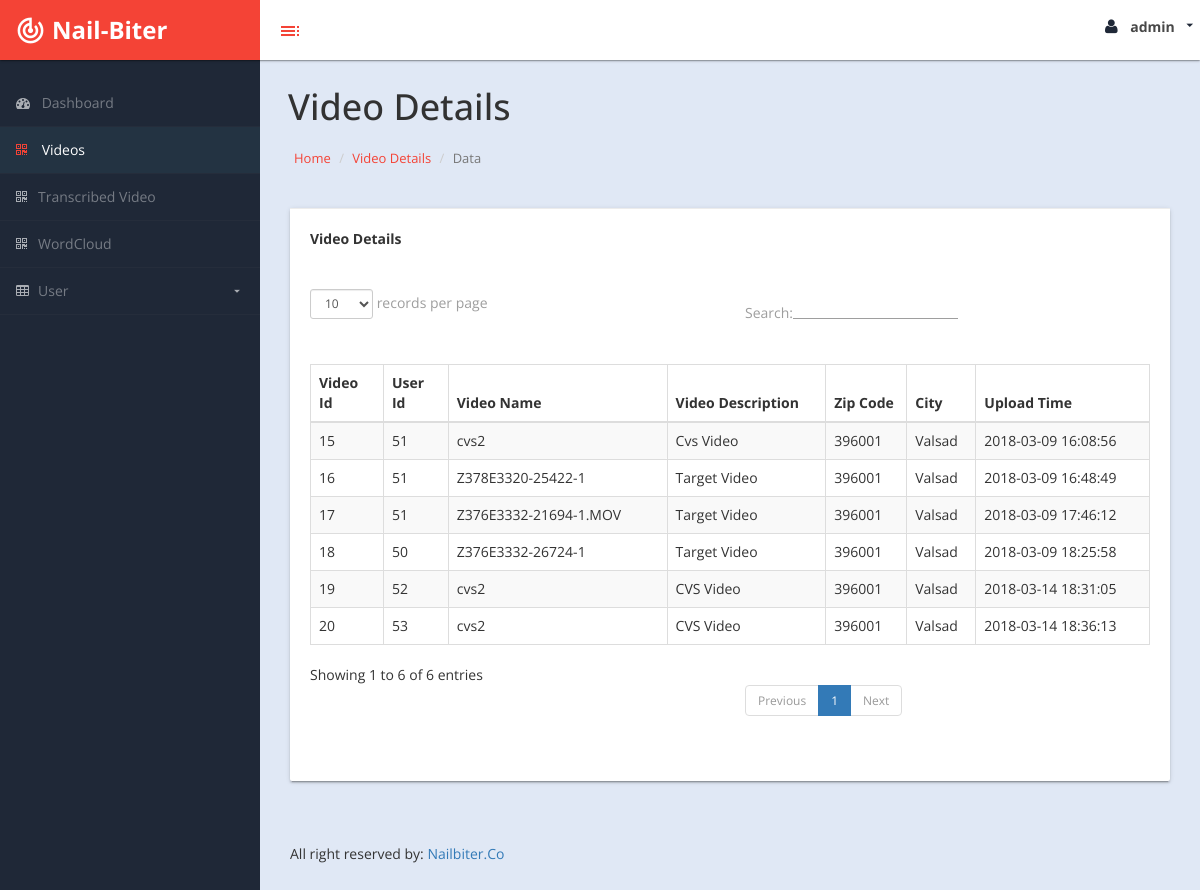
Screenshot of /admin/demo/video.php (signed in) with the database file from the repository.
### tables this page shows
CREATE TABLE `videos` (
  `id` int(11) NOT NULL,
  `user_id` int(11) NOT NULL,
  `video_path` varchar(255) NOT NULL,
  `video_description` varchar(255) NOT NULL,
  `zip_code` int(6) NOT NULL,
  `city` varchar(15) NOT NULL,
  `upload_datetime` datetime NOT NULL DEFAULT CURRENT_TIMESTAMP,
  `flag` int(11) NOT NULL
);

### admin/demo/video.php (the view, shortened to what this page needs)
<?php
$u_name = $_SESSION['admin'];
require_once('../connection.php');
?>
<!DOCTYPE html>
<html xmlns="http://www.w3.org/1999/xhtml">
<head>
	<link rel="stylesheet" href="assets/materialize/css/materialize.min.css" media="screen,projection" />
    <link href="assets/css/bootstrap.css" rel="stylesheet" />
    <link href="assets/css/font-awesome.css" rel="stylesheet" />
    <link href="assets/js/morris/morris-0.4.3.min.css" rel="stylesheet" />
    <link href="assets/css/custom-styles.css" rel="stylesheet" />
    <link rel="stylesheet" href="assets/js/Lightweight-Chart/cssCharts.css">
</head>
<body>
    <div id="wrapper">
        <nav class="navbar navbar-default top-navbar" role="navigation">
            <div class="navbar-header">
                <a class="navbar-brand waves-effect waves-dark" href="index.php"><i class="large material-icons">track_changes</i> <strong>Nail-Biter</strong></a>
		<div id="sideNav" href="#"><i class="material-icons dp48">toc</i></div>
            </div>
            <ul class="nav navbar-top-links navbar-right">
				  <li><a class="dropdown-button waves-effect waves-dark" href="#!" data-activates="dropdown1"><i class="fa fa-user fa-fw"></i> <b><?php echo $u_name; ?></b> <i class="material-icons right">arrow_drop_down</i></a></li>
            </ul>
        </nav>
        <nav class="navbar-default navbar-side" role="navigation">
            <div class="sidebar-collapse">
                <ul class="nav" id="main-menu">
                    <li>
                        <a href="index.php" class="waves-effect waves-dark"><i class="fa fa-dashboard"></i> Dashboard</a>
                    </li>
                    <li>
                        <a href="video.php" class="active-menu waves-effect waves-dark"><i class="fa fa-qrcode"></i> Videos</a>
                    </li>
                   <li>
                        <a class="waves-effect waves-dark" href="transcribedvideo1.php"><i class="fa fa-qrcode"></i>Transcribed Video</a>
                    </li>
                  <li>
                        <a class="waves-effect waves-dark" href="wordcloud1.php"><i class="fa fa-qrcode"></i>WordCloud</a>
                    </li>
                    <li><a class="dropdown-button waves-effect waves-dark" href="#!" data-activates="dropdown2"><i class="fa fa-table"></i>User<i class="material-icons right">arrow_drop_down</i></a></li>
                </ul>
            </div>
        </nav>
        <div id="page-wrapper" >
		  <div class="header">
                        <h1 class="page-header">
                            Video Details
                        </h1>
						<ol class="breadcrumb">
					  <li><a href="index.php">Home</a></li>
					  <li><a href="#">Video Details</a></li>
					  <li class="active">Data</li>
					</ol>
		</div>
            <div id="page-inner">
            <div class="row">
                <div class="col-md-12">
                    <div class="card">
                        <div class="card-action">
                             Video Details
                        </div>
                        <div class="card-content">
                            <div class="table-responsive">
                                <table class="table table-striped table-bordered table-hover" id="dataTables-example">
                                    <thead>
                                        <tr>
                                          <th>Video Id</th>
                                            <th>User Id</th>
                                            <th>Video Name</th>
                                            <th>Video Description</th>
                                            <th>Zip Code</th>
                                            <th>City</th>
                                            <th>Upload Time</th>
                                        </tr>
                                    </thead>
                                    <tbody>
                                    <?php
                                        $sql = "SELECT * FROM videos ORDER BY id DESC";
                                        $result = mysqli_query($conn, $sql);
                                        if ($result -> num_rows >0) {
                                            while ($row = $result -> fetch_assoc() ) {
                                                $video = $row['video_path'];
                                            $vname = basename($video,".mp4");
                                                ?>
                                                <tr>
                                               <td><?php echo $row["id"]; ?> </td>
                                                <td><?php echo $row["user_id"]; ?> </td>
                                                <td><?php echo $vname; ?></td>
                                                <td><?php echo $row["video_description"]; ?></td>
                                                <td><?php echo $row["zip_code"]; ?></td>
                                                <td><?php echo $row["city"]; ?> </td>
                                                <td><?php echo $row["upload_datetime"]; ?> </td>
                                                    </tr>
                                            <?php
                                            }
                                        }
                                        ?>
                                    </tbody>
                                </table>
                            </div>
                        </div>
                    </div>
                </div>
            </div>
         <div class="row">
         </div>
               <footer><p>All right reserved by: <a href="http://nailbiter.co/">Nailbiter.Co</a></p></footer>
    </div>
            </div>
</body>
</html>

### admin/demo/assets/css/custom-styles.css (style rules this page uses)
body { font-family: 'Open Sans', sans-serif; background: #1F2837; }
#wrapper { width: 100%; }
#page-wrapper { padding: 15px 15px; min-height: 600px; background: #ececec; }
#page-inner { width:100%; margin:10px 20px 10px 0px; padding: 15px 30px; min-height:1200px; }
h1, .h1, h2, .h2, h3, .h3 { margin-top: 7px; margin-bottom: -5px; }
footer { clear: both; }
p { font-size: 14px; line-height:25px; }
.navbar-side { z-index: 0; }
.navbar-side .nav > li > a > i { color: rgba(255, 255, 255, 0.62);padding: 8px;width: 20px;text-align: center;font-size: 14px; }
.top-navbar { position: fixed;width: 100%;z-index: 300;-webkit-box-shadow: 0 3px 3px rgba(0, 0, 0, 0.05);-moz-box-shadow: 0 3px 3px rgba(0, 0, 0, 0.05);box-shadow: 0 3px 3px rgba(0, 0, 0, 0.05);box-shadow: 0 1px 3px 0 rgba(0,0,0,.2),0 1px 1px 0 rgba(0,0,0,.14),0 2px 1px -1px rgba(0,0,0,.12); }
.navbar-side { z-index: 2; position: fixed; width: 260px; top: 80px; box-shadow: none; }
#page-wrapper { position: relative; top: 55px; -moz-box-shadow: 0 0 10px #757575; }
.breadcrumb { padding: 10px 10px 10px 20px;margin-bottom: 0;list-style: none;border-radius: 0;background: transparent;line-height: 20px;font-size: 13px;margin-left: 14px; }
.page-header { padding-bottom: 0;margin: 0;border-bottom: 1px solid transparent;text-align: left;background-color: transparent;padding: 32px 22px 10px 28px;color: #323232; }
footer p { font-size: 14px; }
.top-navbar { margin:0px; }
.top-navbar .navbar-brand { color: #fff;width: 260px;text-align: left;height: 60px;font-size: 24px;font-weight: 700;line-height: 30px;background: #f44336; }
.top-navbar .nav > li { position: relative; display: inline-block; margin: 0px; padding: 0px; }
.top-navbar .nav > li > a { position: relative;display: block;padding: 17px;color: #484848;margin: 0px; }
.active-menu, .active-menu i { background-color: #233342 !important; color: #fff !important; }
.active-menu i { color: #f44336 !important; }
.sidebar-collapse , .sidebar-collapse .nav { background:none; }
.sidebar-collapse .nav { padding:0; }
.sidebar-collapse .nav > li > a { color: rgba(255, 255, 255, 0.39); background:transparent; text-shadow:none; }
.sidebar-collapse > .nav > li > a { padding: 8px; font-size: 14px; }
.sidebar-collapse > .nav > li { border-bottom: 1px solid rgba(107, 108, 109, 0.08); }
.navbar-side { border:none; background: #1F2837; }
.top-navbar { background: #ffffff; border-bottom:none; }
.top-navbar .nav > li > a > i { margin-right: 0; }
.navbar-default { border: 0px solid #1f2837; }
.navbar-header { background: transparent; }
.nav > li > a > i { margin-right:10px; color: #1f2837; font-size: 16px; }
#sideNav { float: left; left: 0; z-index: 3; color: #f44336; cursor:pointer; border-radius: 0; width: 14px; font-size: 44px; line-height: 33px; margin: 7px 0 0 13px; background: #ffffff; width: 34px; height: 34px; text-align: center; line-height: 34px; padding-top: 5px; margin-top: 14px; border-radius: 50%; }
#page-wrapper { background: #e0e8f5; }
@media (min-width:768px) { #page-wrapper { margin: 0 0 0 260px; padding: 0; min-height: 1200px; } }
@media (min-width:768px) { .navbar-side { width: 260px; z-index: 1; } }
@media (min-width:768px) { .navbar { border-radius: 0px; } }
.top-navbar .nav > li > a b { margin:0 5px; }
.navbar-brand i.large.material-icons { float: left; font-size: 31px; margin-right: 6px; }
.header .breadcrumb:before { font-size: 14px; margin-right: 0px; color: #717171; display: none; }
.header .breadcrumb li a { font-size: 13px; font-size: 13px; text-decoration: none; color: #717171; text-decoration: none; color: #f44336; }

### rows the page displays
videos: id "20", user "53", video_path "cvs2", video_description "CVS Video", zip_code "396001", city "Valsad", upload_datetime "2018-03-14 18:36:13"
videos: id "19", user "52", video_path "cvs2", video_description "CVS Video", zip_code "396001", city "Valsad", upload_datetime "2018-03-14 18:31:05"
videos: id "18", user "50", video_path "Z376E3332-26724-1", video_description "Target Video", zip_code "396001", city "Valsad", upload_datetime "2018-03-09 18:25:58"
videos: id "17", user "51", video_path "Z376E3332-21694-1.MOV", video_description "Target Video", zip_code "396001", city "Valsad", upload_datetime "2018-03-09 17:46:12"
videos: id "16", user "51", video_path "Z378E3320-25422-1", video_description "Target Video", zip_code "396001", city "Valsad", upload_datetime "2018-03-09 16:48:49"
videos: id "15", user "51", video_path "cvs2", video_description "Cvs Video", zip_code "396001", city "Valsad", upload_datetime "2018-03-09 16:08:56"

### other values shown
$u_name "admin"
